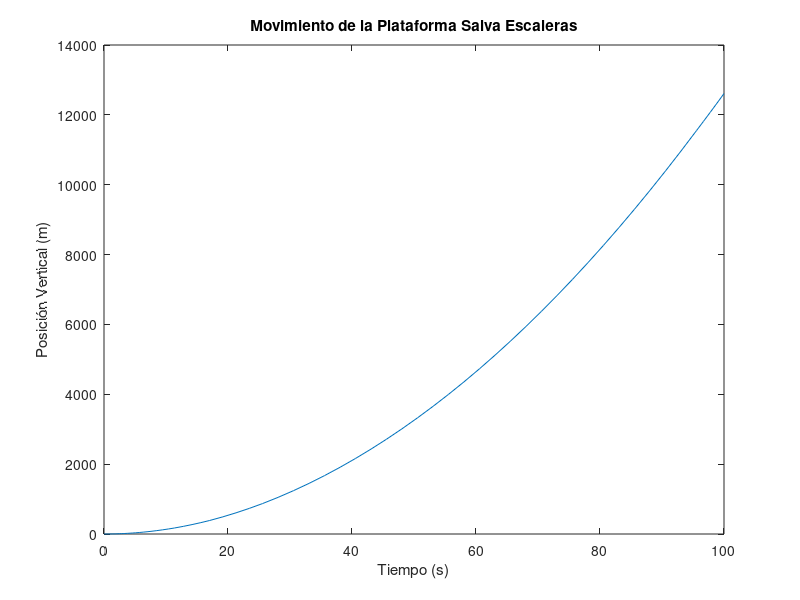

MATLAB code for this plot:
% Parámetros del sistema
m = 225;          % Masa (kg)
g = 9.81;         % Aceleración debida a la gravedad (m/s^2)
P = 0.56 * 1000;  % Potencia del motor (W)
yc = 1.0;         % Posición de cambio de polaridad (m)
theta = deg2rad(30);  % Ángulo de inclinación de la escalera (30 grados)
d = 3.0;          % Longitud del plano inclinado (m)

% Velocidad del motor (asumiendo una velocidad constante)
motor_speed = 0.11;  % Velocidad deseada (m/s)

% Dirección de movimiento (1 para subir, -1 para bajar)
direction = 1;

% Inicializar el controlador
current_position = 0;  % Inicialmente, la plataforma está en la posición más baja

% Definir EDO para el movimiento vertical con control
f = @(t, yv) [yv(2); (m * g * sin(theta) - P * direction) / m];

% Condiciones iniciales
tspan = [0 100];  % Intervalo de tiempo
y0 = 0;          % Posición inicial
v0 = 0;          % Velocidad inicial

% Resolver EDO para el movimiento vertical con control
[t, yv] = ode45(f, tspan, [y0, v0]);

% Combinar resultados
y_total = yv(:, 1);

% Implementar el control durante la simulación
for i = 1:length(t)-1
    % Supervisar la posición actual
    current_position = y_total(i);
    
    % Control para cambiar la dirección en la posición yc
    if current_position >= yc && direction == 1
        direction = -1;  % Cambiar la dirección a bajar
    elseif current_position <= 0 && direction == -1
        direction = 1;   % Cambiar la dirección a subir
    end
    
    % Calcular nueva fuerza basada en la dirección actual
    force = (m * g * sin(theta) - P * direction);
    
    % Actualizar la ecuación diferencial con la nueva fuerza
    f = @(t, yv) [yv(2); force / m];
    
    % Resolver la EDO en un intervalo de tiempo pequeño
    tspan_step = [t(i) t(i+1)];
    [t_step, yv_step] = ode45(f, tspan_step, [y_total(i), yv(i, 2)]);
    
    % Actualizar la posición total
    y_total(i+1) = yv_step(end, 1);
end

% Gráfica del movimiento
plot(t, y_total);
xlabel('Tiempo (s)');
ylabel('Posición Vertical (m)');
title('Movimiento de la Plataforma Salva Escaleras');

